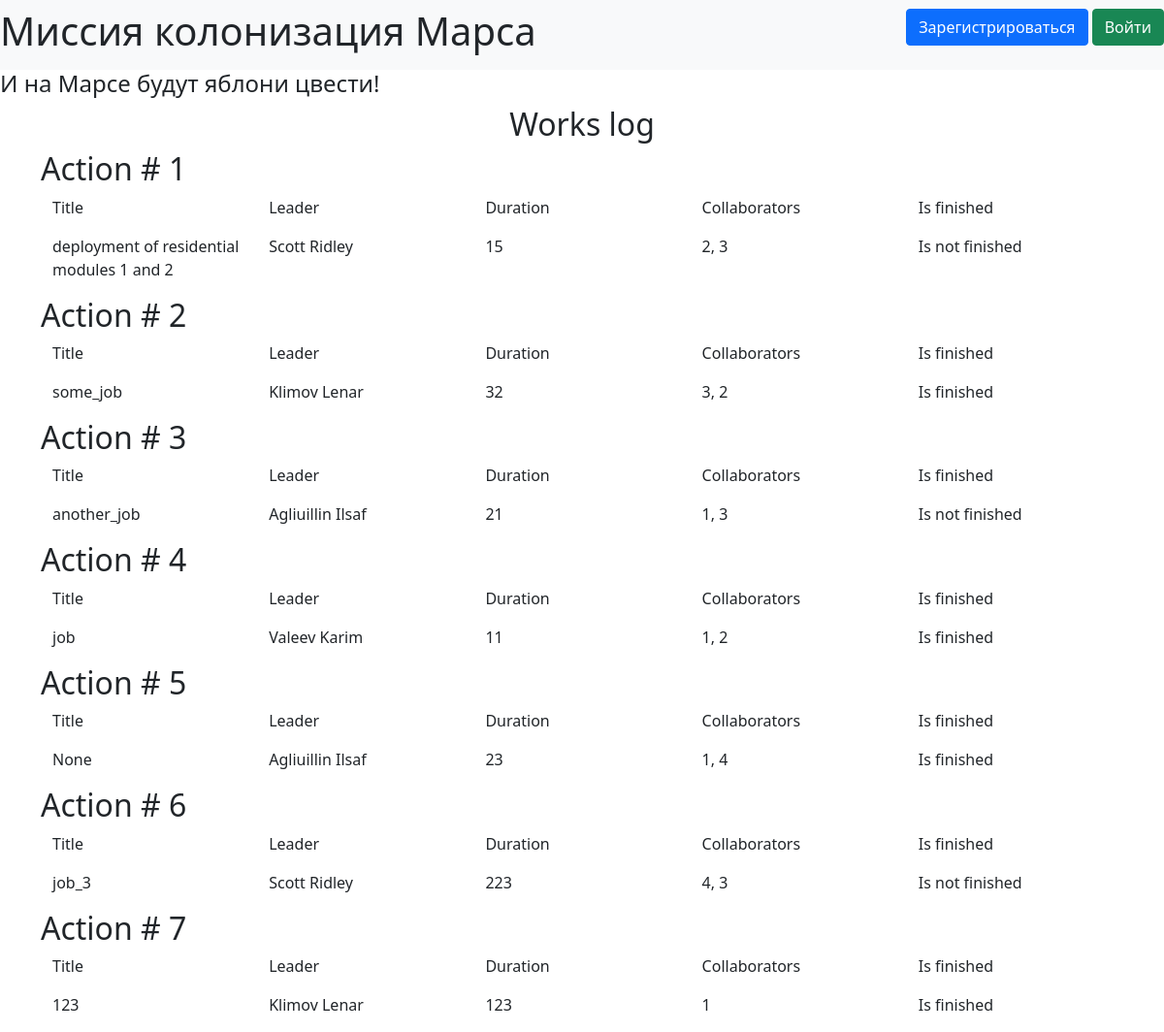
The page / on the database its author committed.
### data/jobs.py (models this page shows)
class Jobs(SqlAlchemyBase):
    __tablename__ = 'jobs'
    id = sqlalchemy.Column(sqlalchemy.Integer,
                           primary_key=True, autoincrement=True)
    team_leader = sqlalchemy.Column(sqlalchemy.Integer,
                                    sqlalchemy.ForeignKey("users.id"))
    job = sqlalchemy.Column(sqlalchemy.String, nullable=True)
    work_size = sqlalchemy.Column(sqlalchemy.Integer, nullable=True)
    collaborators = sqlalchemy.Column(sqlalchemy.Integer, nullable=True)
    start_date = sqlalchemy.Column(sqlalchemy.DateTime, nullable=True)
    end_date = sqlalchemy.Column(sqlalchemy.DateTime, nullable=True)
    is_finished = sqlalchemy.Column(sqlalchemy.Boolean, nullable=True)

### data/users.py (models this page shows, shortened)
class User(SqlAlchemyBase, UserMixin):
    __tablename__ = 'users'
    id = sqlalchemy.Column(sqlalchemy.Integer,
                           primary_key=True, autoincrement=True)
    surname = sqlalchemy.Column(sqlalchemy.String, nullable=True)
    name = sqlalchemy.Column(sqlalchemy.String, nullable=True)
    age = sqlalchemy.Column(sqlalchemy.Integer, nullable=True)
    position = sqlalchemy.Column(sqlalchemy.String, nullable=True)
    speciality = sqlalchemy.Column(sqlalchemy.String, nullable=True)
    address = sqlalchemy.Column(sqlalchemy.String, nullable=True)
    email = sqlalchemy.Column(sqlalchemy.String,
                              index=True, unique=True, nullable=True)
    hashed_password = sqlalchemy.Column(sqlalchemy.String, nullable=True)
    modified_date = sqlalchemy.Column(sqlalchemy.DateTime,
                                      default=datetime.datetime.now)

### main.py (the view)
@app.route('/')
def works():
    db_sess = db_session.create_session()
    jobs = db_sess.query(Jobs, User).filter(Jobs.team_leader == User.id)
    return render_template("works.html", jobs=jobs)

### data/db_session.py (called while the page is built)
def create_session() -> Session:
    global __factory
    return __factory()

### templates/works.html (shortened to what this page needs)
{% extends "base.html" %}
{% block content %}
    <h2 align="center">Works log</h2>
    {% for job, user in jobs %}
        <h2> Action # {{ job.id }} </h2>
        <div class="container">
            <div class="row">
                <div class="col">
                    <p>
                        Title
                    </p>
                </div>
                <div class="col">
                    <p>
                        Leader
                    </p>
                </div>
                <div class="col">
                    <p>
                        Duration
                    </p>
                </div>
                <div class="col">
                    <p>
                        Collaborators
                    </p>
                </div>
                <div class="col">
                    <p>
                        Is finished
                    </p>
                </div>
            </div>
            <div class="row">
                <div class="col">
                    <p>
                        {{ job.job }}
                    </p>
                </div>
                <div class="col">
                    <p>
                        {{ user.surname + ' ' + user.name }}
                    </p>
                </div>
                <div class="col">
                    <p>
                        {{ job.work_size }}
                    </p>
                </div>
                <div class="col">
                    <p>
                        {{ job.collaborators }}
                    </p>
                </div>
                <div class="col">
                    {% if job.is_finished %}
                        <p>
                            Is finished
                        </p>
                    {% else %}
                        <p>
                            Is not finished
                        </p>
                    {% endif %}
                </div>
            </div>
        </div>
    {% endfor %}
{% endblock %}

### templates/base.html (shortened to what this page needs)
<!doctype html>
<html lang="en">
<head>
    <link href="https://cdn.jsdelivr.net/npm/bootstrap@5.1.3/dist/css/bootstrap.min.css" rel="stylesheet"
>
</head>
<body>
<header>
    <nav class="navbar navbar-light bg-light">
        <h1> Миссия колонизация Марса </h1>
        {% if current_user.is_authenticated %}
            <a class="navbar-brand" href="/logout">{{ current_user.name }}</a>
        {% else %}
            <p>
                <a class="btn btn-primary " href="/register">Зарегистрироваться</a>
                <a class="btn btn-success" href="/login">Войти</a>
            </p>
        {% endif %}
    </nav>
</header>
<h4> И на Марсе будут яблони цвести! </h4>
<main role="main" class="container">
    {% block content %}{% endblock %}
</main>
</body>
</html>

### rows shown on the page
Jobs: id "1", job "deployment of residential modules 1 and 2", name "Scott Ridley", work_size "15", collaborators "2, 3", is_finished "Is not finished"
Jobs: id "2", job "some_job", name "Klimov Lenar", work_size "32", collaborators "3, 2", is_finished "Is finished"
Jobs: id "3", job "another_job", name "Agliuillin Ilsaf", work_size "21", collaborators "1, 3", is_finished "Is not finished"
Jobs: id "4", job "job", name "Valeev Karim", work_size "11", collaborators "1, 2", is_finished "Is finished"
Jobs: id "5", job "None", name "Agliuillin Ilsaf", work_size "23", collaborators "1, 4", is_finished "Is finished"
Jobs: id "6", job "job_3", name "Scott Ridley", work_size "223", collaborators "4, 3", is_finished "Is not finished"
Jobs: id "7", job "123", name "Klimov Lenar", work_size "123", collaborators "1", is_finished "Is finished"
